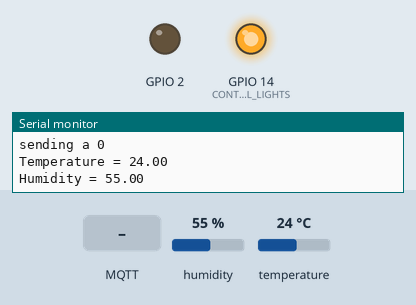
Simulated run of this sketch. Board: ESP8266 (Wemos D1 mini). Shown: output pins drawn as LEDs (lit = HIGH), the last lines printed to the serial monitor. Inputs (shaded band) come from the test bench; at power-on: humidity 55 %, temperature 24 °C. WiFi joins after 1.5 s; servers stay silent unless stated; random numbers use the default seed unless the sketch sets one; no MQTT or app messages arrive unless stated.

Above: at 2.7 s.
2.8 s: MQTT message "1" arrives on the first subscribed topic
At 3.3 s:
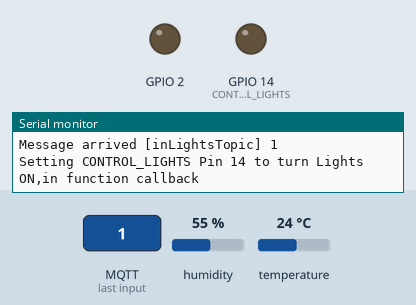
4.3 s: MQTT message "0" arrives on the first subscribed topic
At 5.7 s:
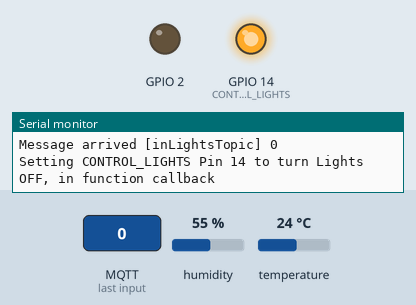
Timing chart, 0 to 7.3 s (numbered marks = the images above; inputs shaded):
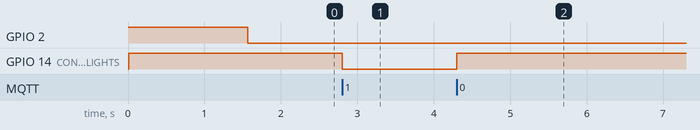

Measured:
- after the input at 2.8 s, GPIO 14 (CONTROL_LIGHTS): HIGH → LOW at once
- after the input at 4.3 s, GPIO 14 (CONTROL_LIGHTS): LOW → HIGH at once

The sketch:

Wemos_PubSub_Temp_Lights_cloudmqtt.com.ino
```cpp
/*
 Basic ESP8266 MQTT example

 This sketch demonstrates the capabilities of the pubsub library in combination
 with the ESP8266 board/library.

 It connects to an MQTT server then:
  - publishes "hello world" to the topic "outTopic" every two seconds
  - subscribes to the topic "inTopic", printing out any messages
    it receives. NB - it assumes the received payloads are strings not binary
  - If the first character of the topic "inTopic" is an 1, switch ON the ESP Led,
    else switch it off

 It will reconnect to the server if the connection is lost using a blocking
 reconnect function. See the 'mqtt_reconnect_nonblocking' example for how to
 achieve the same result without blocking the main loop.

 To install the ESP8266 board, (using Arduino 1.6.4+):
  - Add the following 3rd party board manager under "File -> Preferences -> Additional Boards Manager URLs":
       http://arduino.esp8266.com/stable/package_esp8266com_index.json
  - Open the "Tools -> Board -> Board Manager" and click install for the ESP8266"
  - Select your ESP8266 in "Tools -> Board"

*/
//Im using Wemos D1 R1 - set this settings when compiling
#include <ESP8266WiFi.h>
#include <PubSubClient.h>
#include <dht.h>

// Update these with values suitable for your network.

const char* ssid = "JioFiber-24";
const char* password = "PASSWORD";


const char* mqtt_server = "m12.cloudmqtt.com";

WiFiClient espClient;
PubSubClient client(espClient);
long lastMsg = 0;
char msg[50];
int value = 0;
#define CONTROL_LIGHTS 14

#define DHT11_PIN 12
dht DHT;


void setup_wifi() {

  delay(10);
  // We start by connecting to a WiFi network
  Serial.println();
  digitalWrite(CONTROL_LIGHTS, HIGH); // turn off the Control lights to begin with, HIGH is off !!
  Serial.println ("Turning control lights off ");
  Serial.print("Connecting to ");
  Serial.println(ssid);

  WiFi.begin(ssid, password);

  while (WiFi.status() != WL_CONNECTED) {
    delay(500);
    Serial.print(".");
  }

  randomSeed(micros());

  Serial.println("");
  Serial.println("WiFi connected");
  Serial.println("IP address: ");
  Serial.println(WiFi.localIP());
}

void callback(char* topic, byte* payload, unsigned int length) {
  Serial.print("Message arrived [");
  Serial.print(topic);
  Serial.print("] ");
  for (int i = 0; i < length; i++) {
    Serial.print((char)payload[i]);
  }
  Serial.println();

  // Switch on the LED if an 1 was received as first character
  if ((char)payload[0] == '1') {
    Serial.println("Setting CONTROL_LIGHTS Pin 14 to turn Lights ON,in function callback");

    digitalWrite(CONTROL_LIGHTS, LOW);   // Turn the LED on (Note that LOW is the voltage level
    // it is actually HIGH
    //
  } else {
    Serial.println("Setting CONTROL_LIGHTS Pin 14 to turn Lights OFF, in function callback");
    digitalWrite(CONTROL_LIGHTS, HIGH);  // Turn the LED off by making the voltage HIGH
    // this is low, lights off.
  }

}

void reconnect() {
  // Loop until we're reconnected
  int flag = 0;

  while (!client.connected()) {
    Serial.print("Attempting MQTT connection...");
    // Create a random client ID
    String clientId = "ESP8266Client-";
    clientId += String(random(0xffff), HEX);
    // Attempt to connect
    if (client.connect(clientId.c_str(), "CREDENTIALS_FROM_BROKER", "PASSWORD_FROMBROKER" )) {
      Serial.println("connected");
      // Once connected, publish an announcement...
      if ( flag ) {
         flag =0;
         Serial.println("sending a 1");
         client.publish("outTopic", "1");
      } else {
        Serial.println("sending a 0");
        client.publish("outTopic", "0");
      }
      // ... and resubscribe
      client.subscribe("inLightsTopic");
    } else {
      Serial.print("failed, rc=");
      Serial.print(client.state());
      Serial.println(" try again in 5 seconds");
      digitalWrite(LED_BUILTIN, HIGH);   // Turn the LED OFF to indicate that the connection is not done.

      // Wait 5 seconds before retrying
      delay(5000);
    }
  }
}

void setup() {
  pinMode(LED_BUILTIN, OUTPUT);     // Initialize the BUILTIN_LED pin as an output
  digitalWrite(LED_BUILTIN, HIGH);   // Turn the LED OFF - to indicate connection not done yet.

  // this is pin 14 for turning lights on and off.
  pinMode (CONTROL_LIGHTS, OUTPUT);


  Serial.begin(115200);
  Serial.println ("turning CONTROL LIGHTS/Pin 14 off i.e HIGH ");
  setup_wifi();
  client.setServer(mqtt_server, 19757);
  client.setCallback(callback);
}

void loop() {

  char publish_str [20];

  if (!client.connected()) {
    digitalWrite(BUILTIN_LED, HIGH);   // Got disconnected, so turn the wifi indicator off.
    reconnect();
  }
  client.loop();
  digitalWrite(BUILTIN_LED, LOW);   // Got connected, enable wifi indicator on.


  long now = millis();
  if (now - lastMsg > 2000) {
    lastMsg = now;

  int chk = DHT.read11(DHT11_PIN);
  Serial.print("Temperature = ");
  Serial.println(DHT.temperature);
  Serial.print("Humidity = ");
  Serial.println(DHT.humidity);
  int temp = DHT.temperature;
  int humd = DHT.humidity;
  sprintf ( publish_str, "%d", temp);
  client.publish("/WhiteHouse/C1-702/temperature", publish_str);

  sprintf ( publish_str, "%d", humd);
  client.publish("/WhiteHouse/C1-702/humidity", publish_str);


  //delay(1000);

    //snprintf (msg, 75, "hello world #%ld", value);
    //Serial.print("Publish message: ");
    //Serial.println(msg);
    //client.publish("outTopic", msg);

    // 2nd phase of code where it sends a 0 or a 1

    /* if ( value ) {
         Serial.println("sending a 1");
         client.publish("outTopic", "1");
         digitalWrite(LED_BUILTIN, HIGH);   // turn the LED on (HIGH is the voltage level)
         digitalWrite(BUILTIN_LED, HIGH);   // Turn the LED on (Note that LOW is the voltage level

         value=0;

      } else {
        Serial.println("sending a 0");
        client.publish("outTopic", "0");
        digitalWrite(LED_BUILTIN, LOW);    // turn the LED off by making the voltage LOW
        digitalWrite(BUILTIN_LED, LOW);   // Turn the LED on (Note that LOW is the voltage level


        value=1;
      }
      */

  }
}
```
